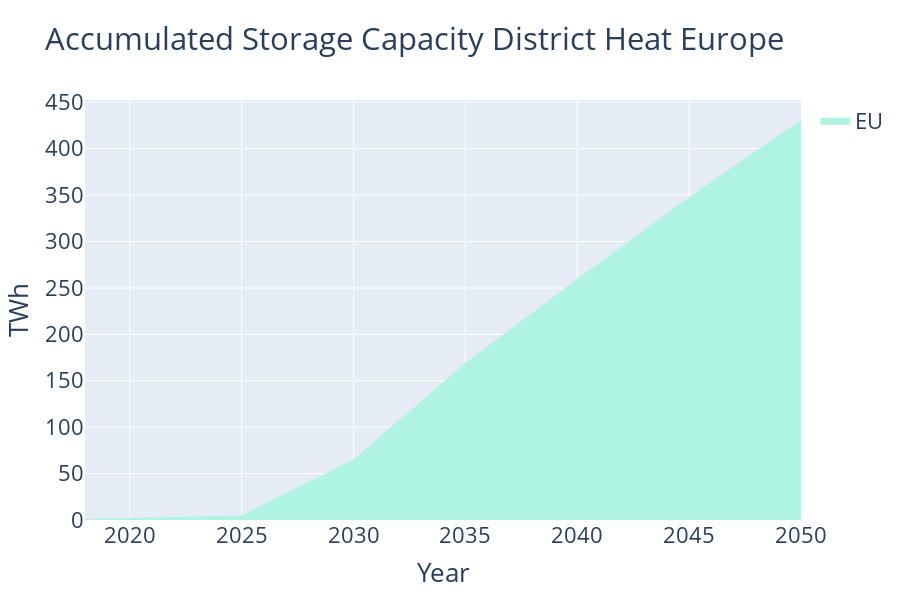

Notebook code for this chart:
### Markdown cell above
Here we also show an example of how to do a **StackedEvolutionPlot**. We plot the accumulated capacity of district heat over the years.

### Code cell
# We create a evolution facilitator, and use "Region" as the identifier for our legends
storage_evolution = StackedQuantityEvolutionFacilitatorBase(sol_path=NORMAL_DATA, type_of_data_to_read="NewStorageCapacity", extra_identifying_columns=["Region"])

# Get relevant data
d = storage_evolution.get_relevant_data()

# We want to look at only district heat
d.filter_by_containing_string(column="Storage", identifier="S_Heat_HLDH")

# We want aggregate all regions in EU
d.aggreagate_all_by_sum(column_to_aggregate="Region", aggregated_entry_name="EU", column_to_sum="Value")

# Do cumsum over years do get the accumulated storage capacity
d.df["Value"] = d.df.groupby("Region")["Value"].cumsum()

fig = storage_evolution.generate_figure(storage_evolution.generate_traces(d))

fig.update_layout(
    width=900,
    height=600,
    title=f"Accumulated Storage Capacity District Heat Europe",
    yaxis_title="TWh",
    xaxis_title="Year",
)
fig.show()
fig.write_image(PROJECT_ROOT_DIR / "figures" / "accumulated_storage_capacity.png")

### Figure 1 — Plotly figure (JSON) as saved in the notebook; plotly's stock layout.template omitted (floating-point values rounded to 4 significant figures)
{"data": [{"fillcolor": "#aff3e3", "legendgroup": "EU", "line": {"color": "#aff3e3"}, "name": "EU", "showlegend": true, "stackgroup": "one", "type": "scatter", "x": [2018, 2025, 2030, 2035, 2040, 2045, 2050], "y": [1.234e-08, 3.703, 63.88, 167.8, 258.3, 346.5, 429.8]}], "layout": {"barmode": "stack", "font": {"size": 22}, "height": 600, "legend": {"traceorder": "reversed"}, "title": {"text": "Accumulated Storage Capacity District Heat Europe"}, "width": 900, "xaxis": {"title": {"text": "Year"}}, "yaxis": {"title": {"text": "TWh"}}}}
